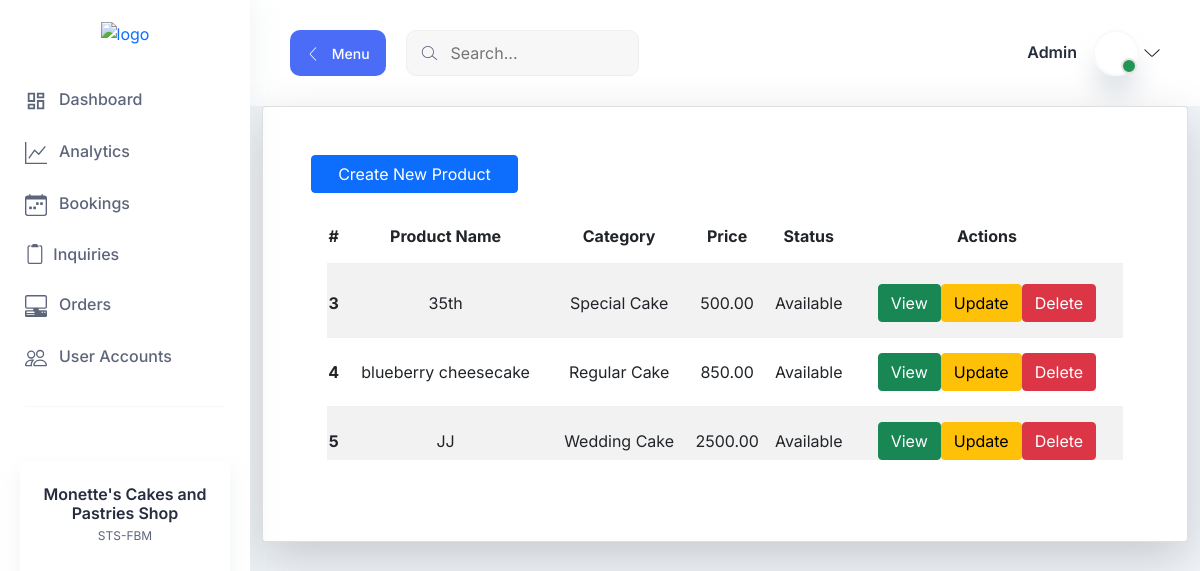
The app's page /products-list (signed in) with its own data.
### products/models.py (models this page shows, shortened)
class Products(models.Model):
    status = (
        ("Available", "Available"),
        ("Not Available", "Not Available")
    )
    product_name = models.CharField(max_length=255)
    category = models.ForeignKey(Category, on_delete=models.CASCADE)
    price = models.DecimalField(max_digits=10, decimal_places=2)
    status = models.CharField(max_length=255, choices=status)
    class Meta:
        verbose_name = "Products"

class Category(models.Model):
    category = models.CharField(max_length=255)
    class Meta:
        verbose_name = "Category"
    def __str__(self):
        return self.category

### products/views.py (the view)
# urls.py: path("products-list", products, name="products-list"),
def products(request):
   template_name = "products/products_list.html"
   products = Products.objects.all()
   context = {
       "products" : products
   }
   return render (request, template_name, context)

### products/templates/products/products_list.html
{% extends 'base.html' %}
{% block body %}
<div class="container d-flex justify-content-center">
  <div class="card p-5 shadow-lg p-3 mb-5 bg-white rounded" style="width: 60rem;">
  <a href="{% url 'products-add' %}" class="btn btn-primary w-25">Create New Product</a>
    <table class="table table-striped bg-white p-3">
        <thead>
          <tr class="text-center">
            <th scope="col">#</th>
            <th scope="col">Product Name</th>
            <th scope="col">Category</th>
            <th scope="col">Price</th>
            <th scope="col">Status</th>
            <th scope="col">Actions</th>
          </tr>
        </thead>
        <tbody>
            {% for list in products %}
              <tr class="text-center">
                <th scope="row">{{list.id}}</th>
                <td>{{list.product_name}}</td>
                <td>{{list.category}}</td>
                <td>{{list.price}}</td>
                <td>{{list.status}}</td>
                <td>
                    <a href="{% url 'products-view' list.id %}" class="btn btn-success">View</button>
                    <a href="{% url 'products-update' list.id %}" class="btn btn-warning">Update</button>
                    <a href="{% url 'products-delete' list.id %}" class="btn btn-danger">Delete</button>
                </td>
              </tr>
            {% endfor %}
            </tbody>
      </table>
    </div>
</div>
{% endblock %}

### static/assets/css/fullcalendar.css (style rules this page uses)
:root { --fc-daygrid-event-dot-width: 8px; }
:root { --fc-list-event-dot-width: 10px; --fc-list-event-hover-bg-color: #f5f5f5; }

### records on screen
Products: id "3", product_name "35th", category "Special Cake", price "500.00", status "Available"
Products: id "4", product_name "blueberry cheesecake", category "Regular Cake", price "850.00", status "Available"
Products: id "5", product_name "JJ", category "Wedding Cake", price "2500.00", status "Available"
